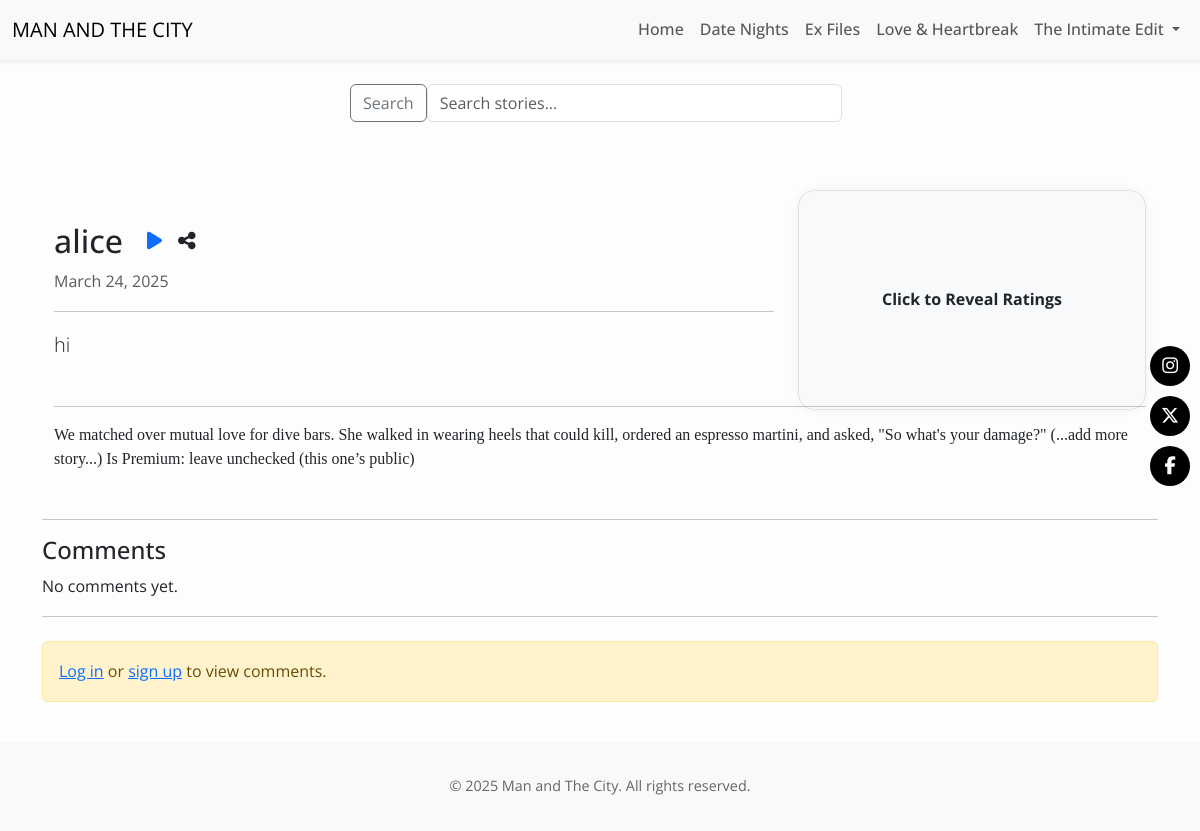
The page /post/love/ on the database as committed earlier.
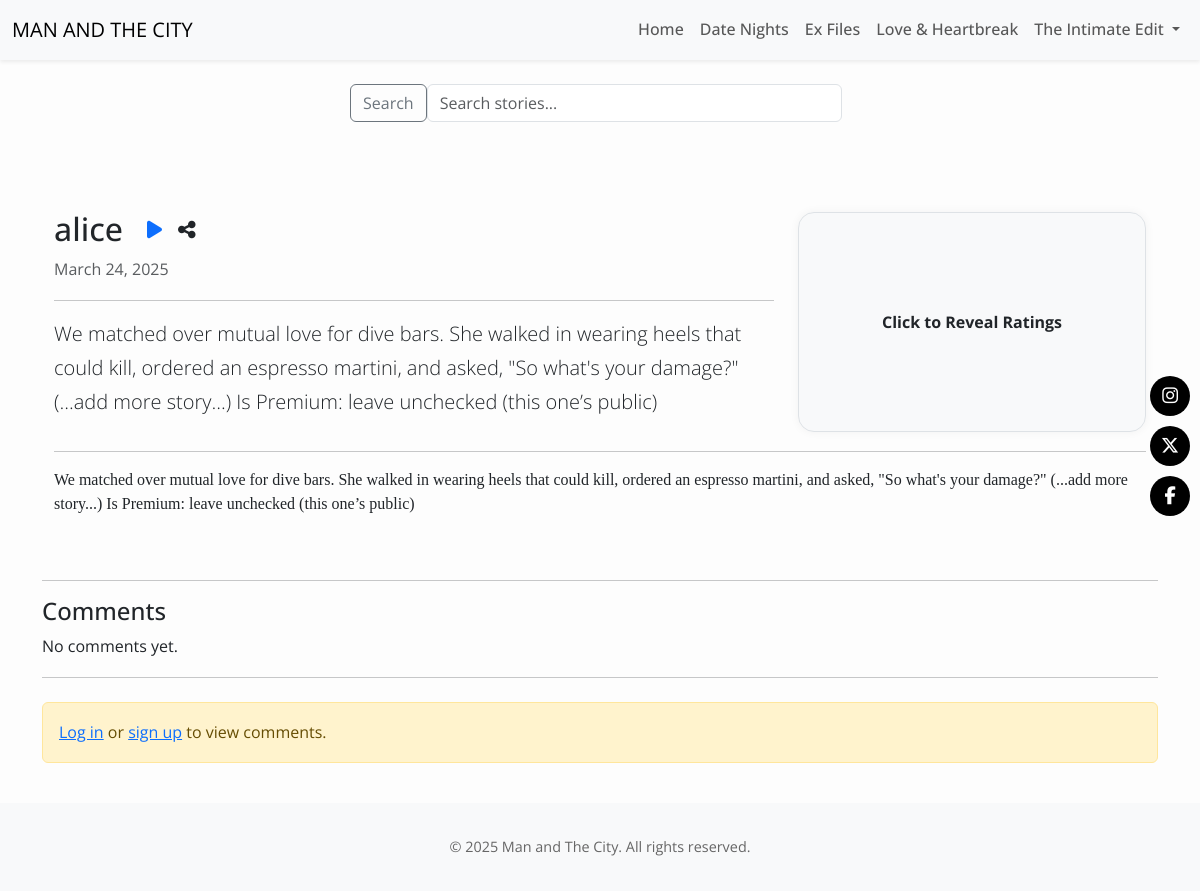
The same page on the database as committed later.
### posts/models.py (models this page shows, shortened)
class Post(models.Model):
    CATEGORY_CHOICES = [
        ('date', 'Date Night'),
        ('ex', 'Ex Files'),
        ('fun', 'Love & Laughs'),
        ('intimate', 'The Intimate Edit'),
    ]
    title = models.CharField(max_length=200)
    slug = models.SlugField(unique=True)
    date = models.DateTimeField(default=timezone.now)
    category = models.CharField(max_length=20, choices=CATEGORY_CHOICES)
    intro = models.TextField(blank=True)
    content = RichTextUploadingField()
    is_premium = models.BooleanField(default=False)
    image = models.ImageField(upload_to='post_images/', blank=True, null=True)
    chemistry_rating = models.IntegerField(default=0)
    banter_rating = models.IntegerField(default=0)
    looks_rating = models.IntegerField(default=0)
    vibe_rating = models.IntegerField(default=0)

### posts/views.py (the view)
# urls.py: path('<slug:slug>/', views.post_detail, name='post_detail'),
def post_detail(request, slug):
    post = get_object_or_404(Post, slug=slug)
    top_level_comments = Comment.objects.filter(post=post, parent__isnull=True).select_related('user').prefetch_related(
        Prefetch('replies', queryset=Comment.objects.select_related('user').order_by('created_at'), to_attr='nested_replies')
    )
    is_subscribed = False
    if request.user.is_authenticated:
        is_subscribed = (
            hasattr(request.user, 'subscription') and
            request.user.subscription.is_active
        )
    if request.method == 'POST' and is_subscribed:
        form = CommentForm(request.POST)
        if form.is_valid():
            comment = form.save(commit=False)
            comment.post = post
            comment.user = request.user
            comment.save()
            return redirect('posts:post_detail', slug=slug)
    elif is_subscribed:
        form = CommentForm()
    else:
        form = None
    return render(request, 'posts/detail.html', {
        'post': post,
        'comments': top_level_comments,
        'form': form,
        'is_subscribed': is_subscribed,
    })

### posts/templates/posts/detail.html (shortened to what the changed rows need)
{% extends 'base.html' %}
{% load static %}
{% block content %}
<div class="container my-5">
  <div class="row align-items-center">
    <div class="col-md-8">
      <div class="d-flex flex-wrap align-items-center gap-3 mb-2">
        <h2 class="me-2 mb-0">{{ post.title }}</h2>
        <i id="speakBtn" class="fas fa-play fa-lg text-primary" style="cursor:pointer;"></i>
        <i id="shareBtn" class="fas fa-share-alt fa-lg text-dark" style="cursor:pointer;"></i>
      </div>
      <p class="text-muted">{{ post.date|date:"F j, Y" }}</p>
      <hr>
      <p class="lead" id="postIntro">{{ post.intro }}</p>
    </div>
  </div>
  <div class="row">
    <div class="col">
      <div class="fs-5 post-content">
        {{ post.content|safe }}
      </div>
    </div>
  </div>
</div>
<link rel="stylesheet" href="https://cdnjs.cloudflare.com/ajax/libs/font-awesome/6.5.0/css/all.min.css">
{% endblock %}

Rows that differ between the two databases and show on the page:
changed Post "alice": intro "hi" → "We matched over mutual love for dive bars. She walked in wearing heels that could kill, ordered an espresso martini, and asked, \"So what's your damage?\" (...add more story...) Is Premium: leave unchecked (this one’s public)"
